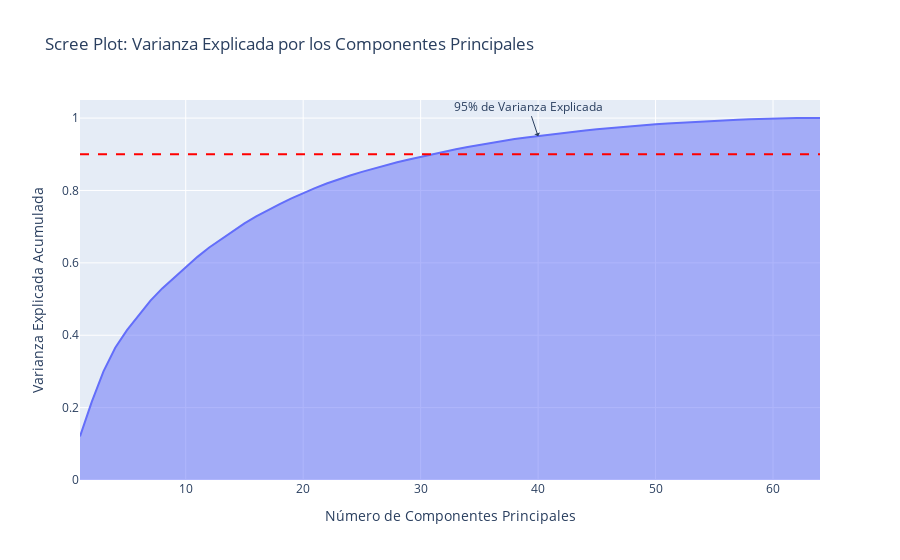

The notebook cell saved with this chart:
### Markdown cell above
#### Parece que aprox 40 componentes.

### Code cell
# Ajustamos PCA sin especificar n_components para mantenerlos todos
pca_full = PCA()
pca_full.fit(X_scaled)

# Calculamos la varianza explicada acumulada
cumulative_variance = np.cumsum(pca_full.explained_variance_ratio_)

# Creamos el Scree Plot
fig = px.area(x=range(1, cumulative_variance.shape[0] + 1),
              y=cumulative_variance,
              labels={"x": "Número de Componentes Principales", "y": "Varianza Explicada Acumulada"},
              title="Scree Plot: Varianza Explicada por los Componentes Principales")
fig.update_layout(yaxis_range=[0,1.05])
fig.add_hline(y=0.9, line_dash="dash", line_color="red")
fig.add_annotation(x=40, y=0.95, text="95% de Varianza Explicada", showarrow=True, arrowhead=1)
fig.show()

### Figure 1 — Plotly figure (JSON) as saved in the notebook; plotly's stock layout.template omitted (floating-point values rounded to 4 significant figures)
{"data": [{"fillpattern": {"shape": ""}, "hovertemplate": "Número de Componentes Principales=%{x}<br>Varianza Explicada Acumulada=%{y}<extra></extra>", "legendgroup": "", "line": {"color": "#636efa"}, "marker": {"symbol": "circle"}, "mode": "lines", "name": "", "orientation": "v", "showlegend": false, "stackgroup": "1", "type": "scatter", "x": [1, 2, 3, 4, 5, 6, 7, 8, 9, 10, 11, 12, 13, 14, 15, 16, 17, 18, 19, 20, 21, 22, 23, 24, 25, 26, 27, 28, 29, 30, 31, 32, 33, 34, 35, 36, 37, 38, 39, 40, 41, 42, 43, 44, 45, 46, 47, 48, 49, 50, 51, 52, 53, 54, 55, 56, 57, 58, 59, 60, 61, 62, 63, 64], "xaxis": "x", "y": [0.1203, 0.2159, 0.3004, 0.3654, 0.414, 0.4561, 0.4955, 0.5294, 0.5594, 0.5887, 0.6166, 0.6423, 0.6651, 0.6874, 0.709, 0.7281, 0.7459, 0.7623, 0.7782, 0.7931, 0.8066, 0.8193, 0.831, 0.8416, 0.8513, 0.8608, 0.8694, 0.8778, 0.8857, 0.8932, 0.9005, 0.9074, 0.9139, 0.9203, 0.9262, 0.932, 0.9372, 0.942, 0.9465, 0.9508, 0.9548, 0.9588, 0.9624, 0.9658, 0.9691, 0.9722, 0.9751, 0.9778, 0.9804, 0.9828, 0.9849, 0.987, 0.9889, 0.9908, 0.9924, 0.9941, 0.9955, 0.9969, 0.9981, 0.9992, 1.0, 1.0, 1.0, 1.0], "yaxis": "y"}], "layout": {"annotations": [{"arrowhead": 1, "showarrow": true, "text": "95% de Varianza Explicada", "x": 40, "y": 0.95}], "legend": {"tracegroupgap": 0}, "shapes": [{"line": {"color": "red", "dash": "dash"}, "type": "line", "x0": 0, "x1": 1, "xref": "x domain", "y0": 0.9, "y1": 0.9, "yref": "y"}], "title": {"text": "Scree Plot: Varianza Explicada por los Componentes Principales"}, "xaxis": {"anchor": "y", "domain": [0, 1], "title": {"text": "Número de Componentes Principales"}}, "yaxis": {"anchor": "x", "domain": [0, 1], "range": [0, 1.05], "title": {"text": "Varianza Explicada Acumulada"}}}}
